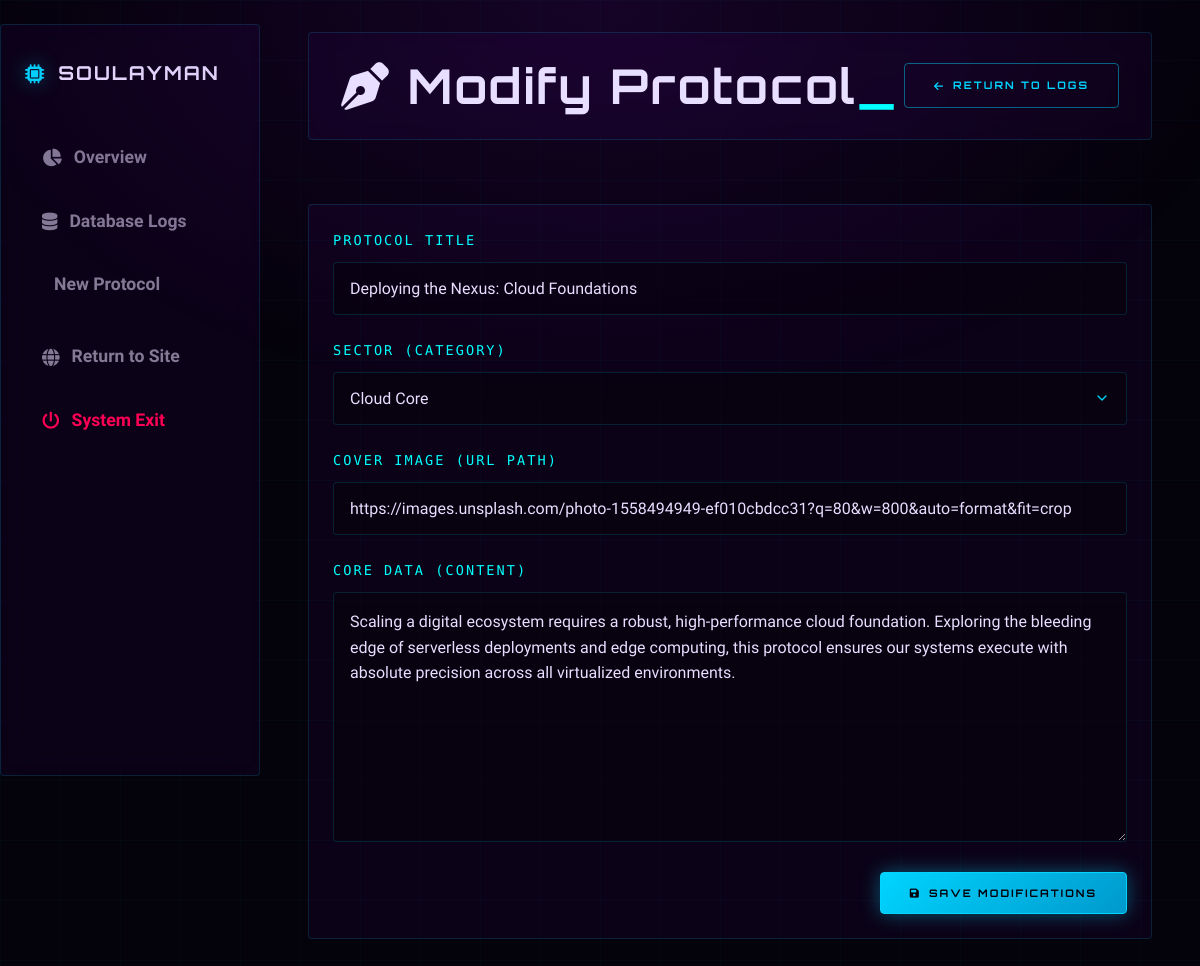
/Admin/edit_post.php?id=9 (signed in), run on the app's committed database.
### tables this page shows
CREATE TABLE `posts` (
  `id` int(11) NOT NULL,
  `user_id` int(11) NOT NULL,
  `category_id` int(11) NOT NULL,
  `title` varchar(255) NOT NULL,
  `content` text NOT NULL,
  `image_path` varchar(255) DEFAULT NULL,
  `created_at` timestamp NOT NULL DEFAULT current_timestamp()
);

CREATE TABLE `categories` (
  `id` int(11) NOT NULL,
  `name` varchar(50) NOT NULL,
  `created_at` timestamp NOT NULL DEFAULT current_timestamp(),
  `color_tag` varchar(50) DEFAULT 'tag-blue'
);

### core/Admin.php (called while the page is built, shortened)
<?php
class Admin
{
    private $conn;
    public function __construct($db)
    {
        $this->conn = $db;
    }
    public function getAllCategories()
    {
        $sql = "SELECT * FROM categories";
        $stmt = $this->conn->prepare($sql);
        $stmt->execute();
        return $stmt->fetchAll(PDO::FETCH_ASSOC);
    }
    public function getPostById($id)
    {
        $sql = "SELECT posts.*, users.username AS author_name,
                categories.name AS category_name,
                categories.color_tag AS category_color
                FROM posts
                LEFT JOIN users ON posts.user_id = users.id
                LEFT JOIN categories ON posts.category_id = categories.id
                WHERE posts.id = :id";
        $stmt = $this->conn->prepare($sql);
        $stmt->bindParam(':id', $id, PDO::PARAM_INT);
        $stmt->execute();
        return $stmt->fetch(PDO::FETCH_ASSOC);
    }
}

### Admin/edit_post.php (the view, shortened to what this page needs)
<?php
require_once '../core/Admin.php';
$database = new Database();
$db = $database->getConnection();
$admin = new Admin($db);
$postId = intval($_GET['id']);
$post = $admin->getPostById($postId);
$categories = $admin->getAllCategories();
?>
<!DOCTYPE html>
<html lang="en">
<head>
    <link rel="stylesheet" href="../assets/CSS/style.css">
    <link rel="stylesheet" href="../assets//CSS/dashboard.css">
    <link rel="stylesheet" href="../assets//CSS/posts.css">
    <link rel="stylesheet" href="https://cdnjs.cloudflare.com/ajax/libs/font-awesome/6.4.0/css/all.min.css">
</head>
<body class="admin-body">
    <div class="admin-container">
        <?php include '../includes/admin_aside.php'; ?>
        <main class="admin-main">
            <header class="admin-header" style="display: flex; justify-content: space-between; align-items: center; margin-bottom: 2rem;">
                <h1 class="page-title"><i class="fa-solid fa-pen-nib"></i> Modify Protocol<span>_</span></h1>
                <a href="posts.php" class="btn btn-ghost"><i class="fa-solid fa-arrow-left"></i> Return to Logs</a>
            </header>
            <section class="glass-panel" style="max-width: 900px;">
                <form action="edit_post.php?id=<?= $postId ?>" method="POST" class="admin-form">
                    <div class="form-group">
                        <label>Protocol Title</label>
                        <input type="text" name="title" class="form-control" value="<?= htmlspecialchars($post['title']) ?>" required>
                    </div>
                    <div class="form-group">
                        <label>Sector (Category)</label>
                        <select name="category_id" class="form-control" required>
                            <?php foreach ($categories as $cat): ?>
                                <option value="<?= $cat['id'] ?>" <?= ($cat['id'] == $post['category_id']) ? 'selected' : '' ?>>
                                    <?= htmlspecialchars($cat['name']) ?>
                                </option>
                            <?php endforeach; ?>
                        </select>
                    </div>
                    <div class="form-group">
                        <label>Cover Image (URL Path)</label>
                        <input type="text" name="image_path" class="form-control" value="<?= htmlspecialchars($post['image_path']) ?>" required>
                    </div>
                    <div class="form-group">
                        <label>Core Data (Content)</label>
                        <textarea name="content" class="form-control" required><?= htmlspecialchars($post['content']) ?></textarea>
                    </div>
                    <div style="margin-top: 30px; display: flex; justify-content: flex-end;">
                        <button type="submit" class="btn btn-primary">
                            <i class="fa-solid fa-floppy-disk"></i> Save Modifications
                        </button>
                    </div>
                </form>
            </section>
        </main>
    </div>
</body>
</html>

### assets/CSS/style.css (style rules this page uses)
:root { --color-7x-purple: #6A0DAD; --color-7x-purple-light: #B829EA; --color-7x-blue: #00D4FF; --color-7x-cyan: #00FFFF; --bg-void: #04020A; --bg-deep: #07040F; --bg-surface: #0D0818; --glass-bg: rgba(106, 13, 173, 0.08); --glass-border: rgba(0, 212, 255, 0.15); --glass-border-hover: rgba(0, 212, 255, 0.45); --text-primary: #E8DEFF; --text-secondary: rgba(232, 222, 255, 0.55); --text-muted: rgba(232, 222, 255, 0.3); --glow-blue: 0 0 20px rgba(0, 212, 255, 0.4); --glow-blue-strong: 0 0 40px rgba(0, 212, 255, 0.6), 0 0 80px rgba(0, 212, 255, 0.2); --glow-purple: 0 0 30px rgba(184, 41, 234, 0.3); --glow-cyan: 0 0 20px rgba(0, 255, 255, 0.4); --font-display: 'Orbitron', sans-serif; --font-body: 'Rajdhani', sans-serif; --font-mono: 'Share Tech Mono', monospace; --transition: 0.3s cubic-bezier(0.4, 0, 0.2, 1); --radius: 4px; }
* { margin: 0; padding: 0; box-sizing: border-box; }
html { scroll-behavior: smooth; font-size: 16px; }
body { background-color: var(--bg-void); color: var(--text-primary); font-family: var(--font-body); font-weight: 400; line-height: 1.7; min-height: 100vh; overflow-x: hidden; }
body::before { content: ''; position: fixed; inset: 0; background-image: linear-gradient(rgba(0, 212, 255, 0.03) 1px, transparent 1px), linear-gradient(90deg, rgba(0, 212, 255, 0.03) 1px, transparent 1px); background-size: 60px 60px; pointer-events: none; z-index: 0; }
body::after { content: ''; position: fixed; inset: 0; background: radial-gradient(ellipse 80% 60% at 50% 0%, rgba(106, 13, 173, 0.18) 0%, transparent 70%); pointer-events: none; z-index: 0; }
h1, h2, h3, h4 { font-family: var(--font-display); font-weight: 700; letter-spacing: 2px; line-height: 1.2; }
h1 { font-size: 48px; }
a { color: var(--color-7x-blue); text-decoration: none; transition: color var(--transition); }
span { color: var(--color-7x-cyan); font-weight: 600; }
main { position: relative; z-index: 1; padding-top: 5rem; }
.btn { display: inline-flex; align-items: center; gap: 0.5rem; font-family: var(--font-display); font-size: 0.65rem; font-weight: 700; letter-spacing: 0.2em; text-transform: uppercase; padding: 0.8rem 1.8rem; border-radius: var(--radius); cursor: pointer; transition: all var(--transition); position: relative; overflow: hidden; }
.btn::before { content: ''; position: absolute; inset: 0; background: linear-gradient(135deg, rgba(255, 255, 255, 0.05), transparent); opacity: 0; transition: opacity var(--transition); }
.btn-primary { background: linear-gradient(135deg, var(--color-7x-blue), #0099CC); color: var(--bg-void); border: 1px solid var(--color-7x-blue); box-shadow: var(--glow-blue); }
.btn-ghost { background: transparent; color: var(--color-7x-blue); border: 1px solid var(--glass-border-hover); }

### assets/CSS/dashboard.css (style rules this page uses)
.admin-main { flex-grow: 1; display: flex; flex-direction: column; gap: 32px; }
.admin-header { display: flex; justify-content: space-between; align-items: center; background: var(--glass-bg); backdrop-filter: blur(12px); border: 1px solid var(--glass-border); border-radius: var(--radius); padding: 24px 32px; transition: border-color var(--transition), box-shadow var(--transition); }

### assets/CSS/posts.css (style rules this page uses)
.admin-container { display: flex; min-height: 100vh; width: 100%; align-items: flex-start; }
.admin-main { flex-grow: 1; padding: 2rem 3rem; width: calc(100% - 260px); margin-left: auto; overflow-x: hidden; }
.glass-panel { background: var(--glass-bg); border: 1px solid var(--glass-border); border-radius: var(--radius); padding: 24px; overflow-x: auto; }
.admin-form { width: 100%; }
.form-group { margin-bottom: 24px; display: flex; flex-direction: column; }
.form-group label { color: var(--color-7x-cyan); font-family: var(--font-mono); font-size: 0.85rem; margin-bottom: 10px; letter-spacing: 0.15em; text-transform: uppercase; }
.form-control { width: 100%; background: rgba(4, 2, 10, 0.5); border: 1px solid var(--glass-border); border-radius: var(--radius); padding: 16px; color: var(--text-primary); font-family: var(--font-body); font-size: 1rem; outline: none; transition: all var(--transition); }
textarea.form-control { min-height: 250px; resize: vertical; line-height: 1.6; }
select.form-control { appearance: none; cursor: pointer; background-repeat: no-repeat; background-position: right 1rem center; background-size: 1em; padding-right: 2.5rem; }
select.form-control option { background: #0a0a0f; color: var(--text-primary); font-family: var(--font-body); padding: 10px; }

### data on the page
posts: title "Deploying the Nexus: Cloud Foundations", category_id "Cloud Core", image_path "https://images.unsplash.com/photo-1558494949-ef010cbdcc31?q=80&w=800&auto=format&fit=crop", content "Scaling a digital ecosystem requires a robust, high-performance cloud foundation. Exploring the bleeding edge of serverless deployments and edge computing, this protocol ensures our systems execute with absolute precision across all virtualized environments."

### other printed values
$_SESSION['username'] "SOULAYMAN"
